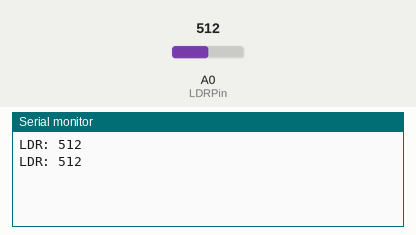
Recording of a sketch running on a simulated Arduino Uno, built with avr-gcc and run on an emulated ATmega328P. Shown: the last lines printed to the serial monitor. Inputs (shaded band) come from the test bench; at power-on: A0 (LDRPin) = 512.

Above: at 1.8 s.
1.9 s: A0 (LDRPin) set to 716
At 2.8 s:
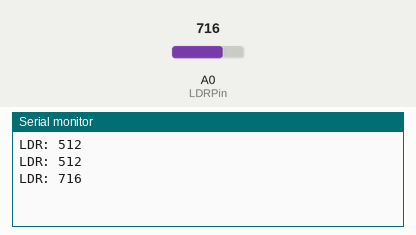
3.4 s: A0 (LDRPin) set to 900
At 4.8 s:
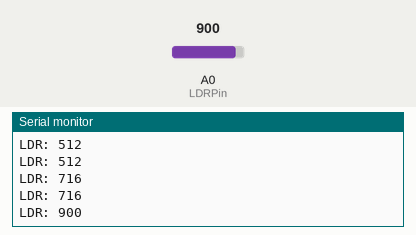
Timing chart, 0 to 6.4 s (numbered marks = the images above; inputs shaded):
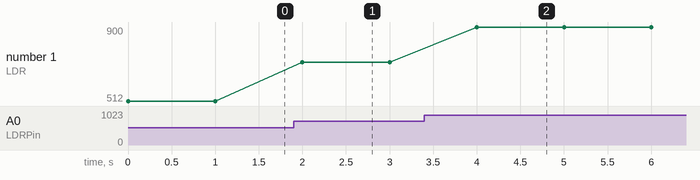

The sketch:

arduino-sensoren-2_kap3-ldr.ino
```cpp
// LDR
// Datei: arduino-sensoren-2_kap3-ldr.ino


// Analogwert von LDR
int valLDR = 0;
// Analogeingang A0
int LDRPin = 0;

void setup()
{
  // Serielle Schnittstelle
  Serial.begin(9600);
}

void loop()
{
  // Wert des LDRs einlesen
  valLDR = analogRead(LDRPin);
  // Ausgabe des Werts auf der seriellen Schnittstelle
  Serial.print("LDR: ");
  Serial.println(valLDR);
  delay(1000);
}
```

Measured:
- after the input at 1.9 s, the serial monitor: prints a new line after 0.10 s (image 1)
- after the input at 3.4 s, the serial monitor: prints a new line after 0.60 s (image 2)
- plotted number 1: 512 → 716 after the input at 1.9 s, 716 → 900 after the input at 3.4 s
